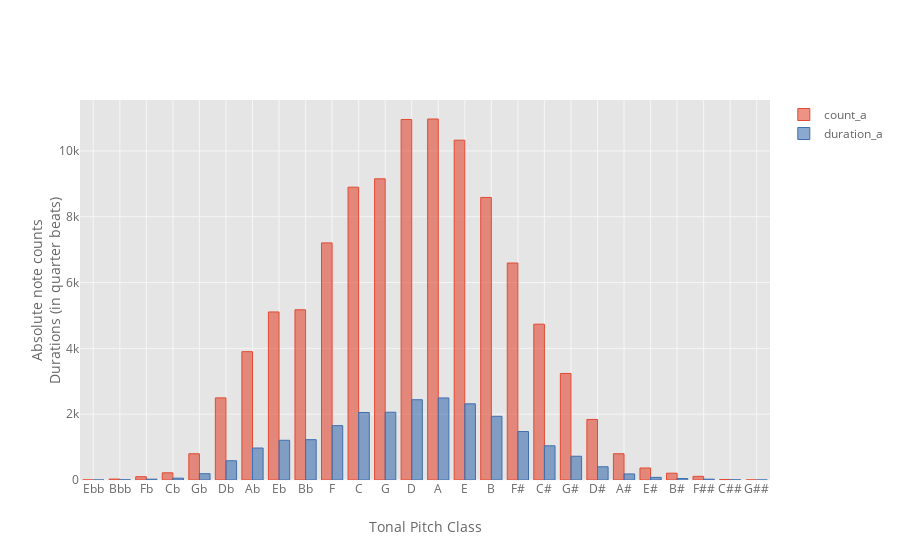

Source (notebook cell):
### Code cell
tpc_distribution[['count_a', 'duration_a']].iplot('bar', xTitle='Tonal Pitch Class', yTitle='Absolute note counts<br>Durations (in quarter beats)')

### Figure 1 — Plotly figure (JSON) as saved in the notebook; plotly's stock layout.template omitted (floating-point values rounded to 4 significant figures)
{"data": [{"marker": {"color": "rgba(226, 74, 51, 0.6)", "line": {"color": "rgba(226, 74, 51, 1.0)", "width": 1}}, "name": "count_a", "orientation": "v", "text": "", "type": "bar", "uid": "bb33341f-1c0d-4eb3-b839-97eccf41ec97", "x": ["Ebb", "Bbb", "Fb", "Cb", "Gb", "Db", "Ab", "Eb", "Bb", "F", "C", "G", "D", "A", "E", "B", "F#", "C#", "G#", "D#", "A#", "E#", "B#", "F##", "C##", "G##"], "y": [2, 28, 100, 219, 798, 2495, 3900, 5106, 5173, 7205, 8897, 9152, 10954, 10969, 10325, 8585, 6593, 4734, 3237, 1839, 798, 365, 207, 111, 16, 2]}, {"marker": {"color": "rgba(62, 111, 176, 0.6)", "line": {"color": "rgba(62, 111, 176, 1.0)", "width": 1}}, "name": "duration_a", "orientation": "v", "text": "", "type": "bar", "uid": "dafc00ee-88d0-4ee9-93d9-a103f0d76d8c", "x": ["Ebb", "Bbb", "Fb", "Cb", "Gb", "Db", "Ab", "Eb", "Bb", "F", "C", "G", "D", "A", "E", "B", "F#", "C#", "G#", "D#", "A#", "E#", "B#", "F##", "C##", "G##"], "y": [0.5, 5.688, 25, 56.03, 191.4, 585.1, 971.5, 1207.0, 1226.0, 1651.0, 2052.0, 2059.0, 2439.0, 2493.0, 2314.0, 1935.0, 1473.0, 1039, 721.9, 402.6, 184.1, 79.48, 45.19, 24.83, 4.75, 0.25]}], "layout": {"autosize": true, "legend": {"bgcolor": "#FFFFFF", "font": {"color": "#666666"}}, "paper_bgcolor": "#FFFFFF", "plot_bgcolor": "#E5E5E5", "title": {"font": {"color": "#151516"}}, "xaxis": {"autorange": true, "gridcolor": "#F6F6F6", "range": [-0.5, 25.5], "showgrid": true, "tickfont": {"color": "#666666"}, "title": {"font": {"color": "#666666"}, "text": "Tonal Pitch Class"}, "type": "category", "zerolinecolor": "#F6F6F6"}, "yaxis": {"autorange": true, "gridcolor": "#F6F6F6", "range": [0, 11550.0], "showgrid": true, "tickfont": {"color": "#666666"}, "title": {"font": {"color": "#666666"}, "text": "Absolute note counts<br>Durations (in quarter beats)"}, "type": "linear", "zerolinecolor": "#F6F6F6"}}}
